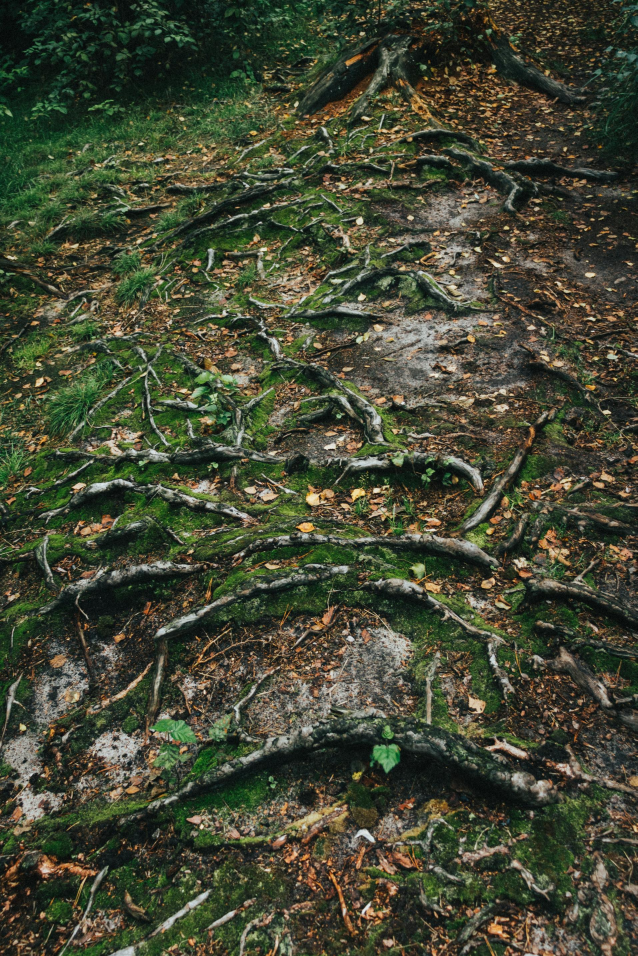
#> input picture sample/tree-roots-resized.jpg, 1912 x 2868 px (shown at 1/3 size)
$ python 3_hsv_filter.py
#> lines starting #> are read from the running program, lines starting #| are printed output that depends on the picture
import matplotlib.pyplot as plt
from skimage import data, io, img_as_float, exposure
from skimage.color import rgb2hsv, rgb2lab, lab2lch
from skimage.io import imread
import numpy as np

tree_roots = imread('./sample/tree-roots-resized.jpg')
#> tree_roots is the input picture: shape (2868, 1912, 3); mean R, G, B 68.1, 72.3, 52.4
crack = imread('./sample/crack-20220918204533.jpg')
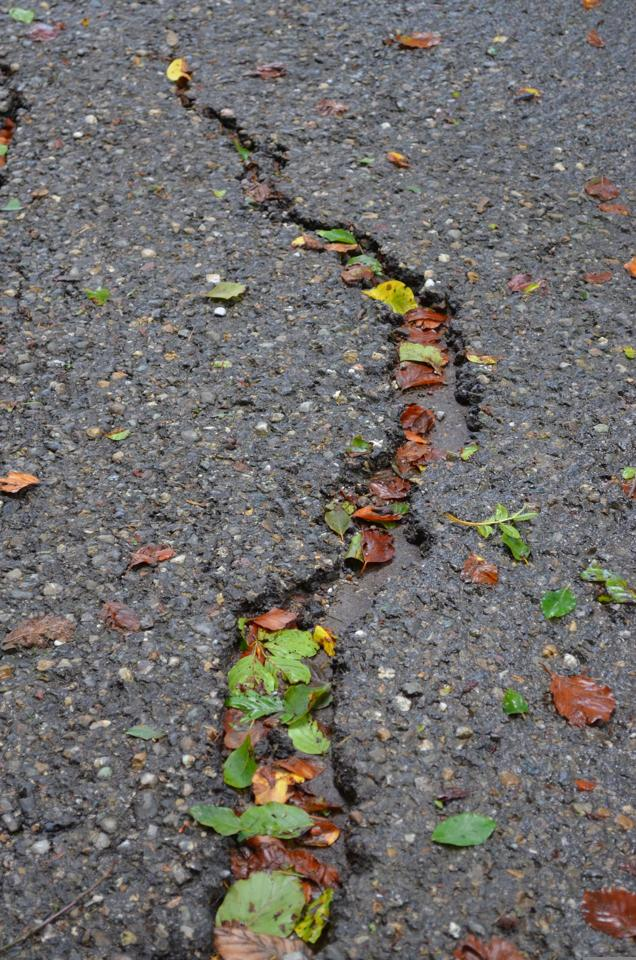
#> input picture sample/crack-20220918204533.jpg, 636 x 960 px
#> crack is the input picture: shape (960, 636, 3); mean R, G, B 111.9, 109.3, 106.6

def rgb_to_hsv(image):
    return rgb2hsv(image)
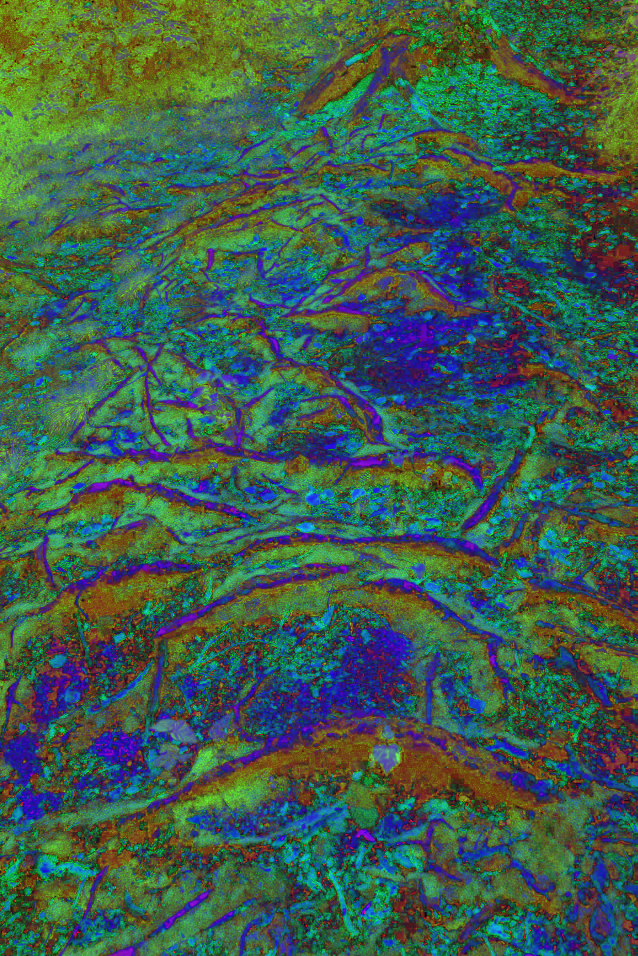
#> returned value: shape (2868, 1912, 3) float64 (shown at 1/3 size); mean of channels 0, 1, 2 0.246, 0.364, 0.304; drawn as R, G, B

def rgb_hsv_comparison(image):
    image_hsv = rgb_to_hsv(image)
    fig, axes = plt.subplots(1, 2, figsize=(8, 4))
    ax = axes.ravel()
    ax[0].imshow(image)
    ax[0].set_title("Original")
    ax[1].imshow(image_hsv)
    ax[1].set_title("HSV")
    fig.tight_layout()
    print("Hue:",image_hsv[:, :, 0])
#> (printed output is left out)
    print("Sat:",image_hsv[:, :, 1])
#> (printed output is left out)
    print("Val:",image_hsv[:, :, 2])
#> (printed output is left out)
    plt.show()
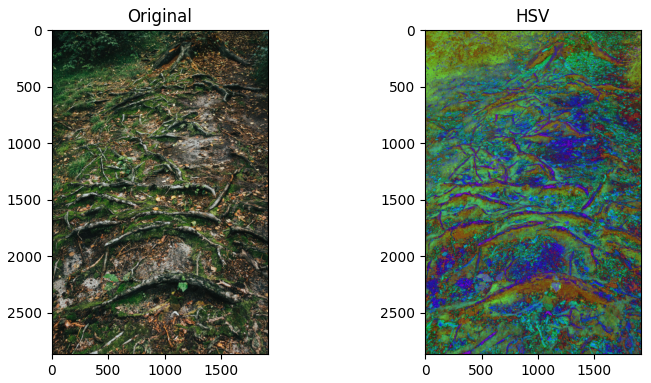
#> figure drawn by matplotlib, 2 panels


rgb_hsv_comparison(tree_roots)
